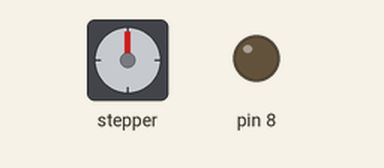
The sketch below on a simulated Arduino Uno, built with avr-gcc and run on an emulated ATmega328P. On the bench: stepper motor, output pins drawn as LEDs (lit = HIGH). Stepper angles assume 200 steps per turn.

Above: at 0.55 s.
At 2.75 s:
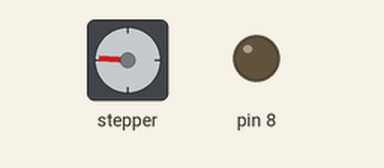
At 5.0 s:
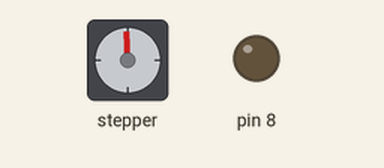
At 9.55 s:
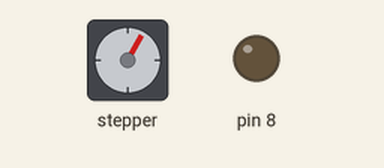
Timing chart, 0 to 12.5 s (numbered marks = the images above):
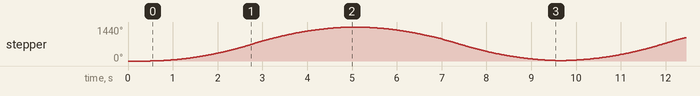

The sketch:

SCARA_BasicLoop.ino
```cpp
#include <AccelStepper.h>

// Solo definimos el motor de la base
AccelStepper motorBase(1, 2, 5);      // (modo, STEP, DIR) - X
int posicion = 0;
bool primerPaso = true;
void setup() {
  // Configurar el pin de enable
  pinMode(8, OUTPUT);
  digitalWrite(8, LOW); // Habilitar los motores

  // Configurar velocidad y aceleración muy bajas para movimiento suave
  motorBase.setMaxSpeed(1000);       // Velocidad muy baja
  motorBase.setAcceleration(150);    // Aceleración muy suave

  // Establecer posición actual como 0
  motorBase.setCurrentPosition(0);

  // Definir el movimiento que queremos hacer
  motorBase.moveTo(800);
  delay(500);

           // Solo un cuarto de vuelta para empezar
}

void loop() {
  // Simplemente ejecutar el movimiento del motor base
  bool goalnotReached = motorBase.run();
  if(!goalnotReached && primerPaso) { //Ya ha llegado a 800 por primera vez
    primerPaso = false;
    motorBase.setCurrentPosition(800);
    motorBase.moveTo(10);
  }else if(!goalnotReached && !primerPaso) { // Ya ha llegado a 0
    motorBase.stop();
    motorBase.setCurrentPosition(10);
    motorBase.moveTo(800);
    primerPaso = true;
  }

} 
```

Measured:
- by itself, stepper: turns 1440° clockwise in 4.5 s, then 1422° counter-clockwise in 4.5 s, repeating every 9.2 s
